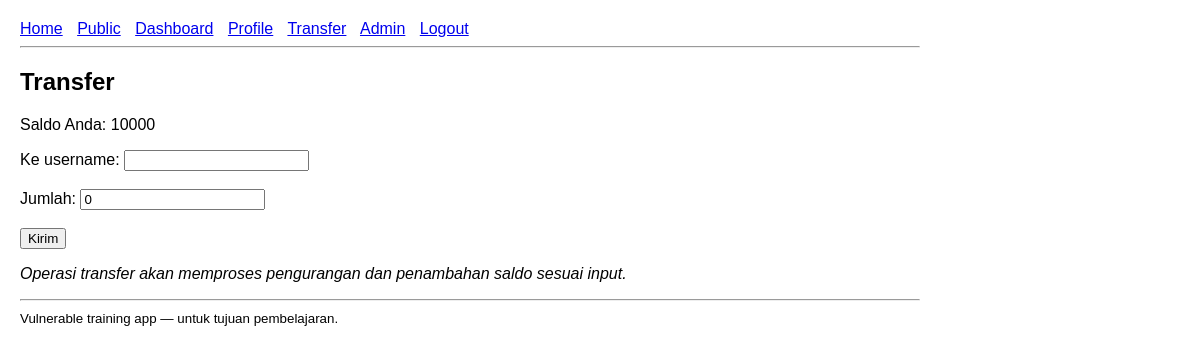
The page /transfer (signed in) on the database as committed earlier.
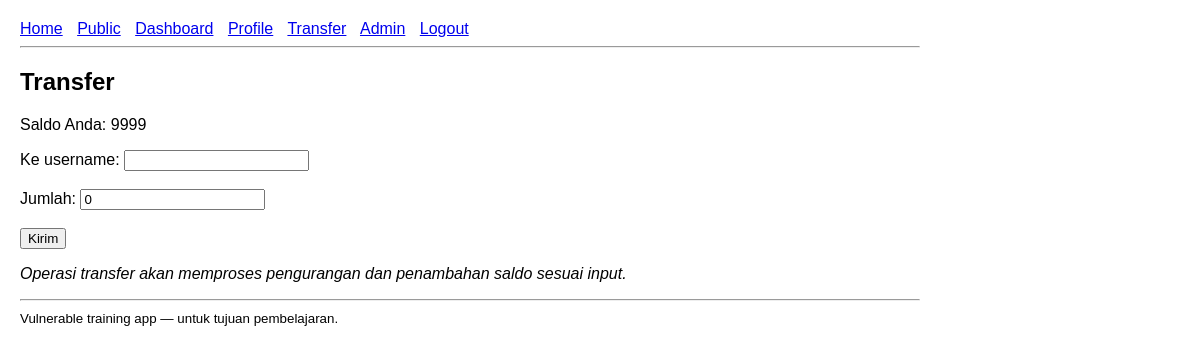
The same page on the database as committed later.
### tables this page shows
CREATE TABLE accounts (
    id INTEGER PRIMARY KEY AUTOINCREMENT,
    user_id INTEGER,
    balance INTEGER,
    FOREIGN KEY(user_id) REFERENCES users(id)
);

### app.py (the view, shortened to what this page needs)
@app.route("/transfer", methods=["GET", "POST"])
@login_required
def transfer():
    db = get_db()
    user_id = session["user_id"]
    account = db.execute("SELECT * FROM accounts WHERE user_id = ?", (user_id,)).fetchone()
    return render_template("transfer.html", account=account)

### app.py (called while the page is built)
def get_db():
    db = getattr(g, "_database", None)
    if db is None:
        db = g._database = sqlite3.connect(DATABASE)
        db.row_factory = sqlite3.Row
    return db

@app.teardown_appcontext
def close_connection(exc):
    db = getattr(g, "_database", None)
    if db is not None:
        db.close()

def login_required(fn):
    from functools import wraps
    @wraps(fn)
    def wrapper(*args, **kwargs):
        if "user_id" not in session:
            return redirect(url_for("login"))
        return fn(*args, **kwargs)
    return wrapper

### templates/transfer.html
{% extends "base.html" %}
{% block content %}
<h2>Transfer</h2>
<p>Saldo Anda: {{ account.balance }}</p>
<form method="post">
  <label>Ke username: <input name="to_user"></label><br><br>
  <label>Jumlah: <input name="amount" type="number" value="0"></label><br><br>
  <button type="submit">Kirim</button>
</form>
<p><em>Operasi transfer akan memproses pengurangan dan penambahan saldo sesuai input.</em></p>
{% endblock %}

### templates/base.html (shortened to what this page needs)
<!doctype html>
<html>
<head>
</head>
<body>
<nav>
    <a href="{{ url_for('index') }}">Home</a>
    <a href="{{ url_for('public') }}">Public</a>
    {% if session.get('user_id') %}
        <a href="{{ url_for('dashboard') }}">Dashboard</a>
        <a href="{{ url_for('profile') }}">Profile</a>
        <a href="{{ url_for('transfer') }}">Transfer</a>
        {% if session.get('role') == 'admin' %}
            <a href="{{ url_for('admin') }}">Admin</a>
        {% endif %}
        <a href="{{ url_for('logout') }}">Logout</a>
    {% else %}
        <a href="{{ url_for('login') }}">Login</a>
    {% endif %}
</nav>
<hr>
{% block content %}{% endblock %}
<hr>
<small>Vulnerable training app — untuk tujuan pembelajaran.</small>
</body>
</html>

### templates/base.html (style rules this page uses)
body { font-family: Arial, sans-serif; margin: 20px; max-width: 900px; }
nav a { margin-right: 10px; }

Rows that differ between the two databases and show on the page:
changed accounts: balance "10000" → "9999"
